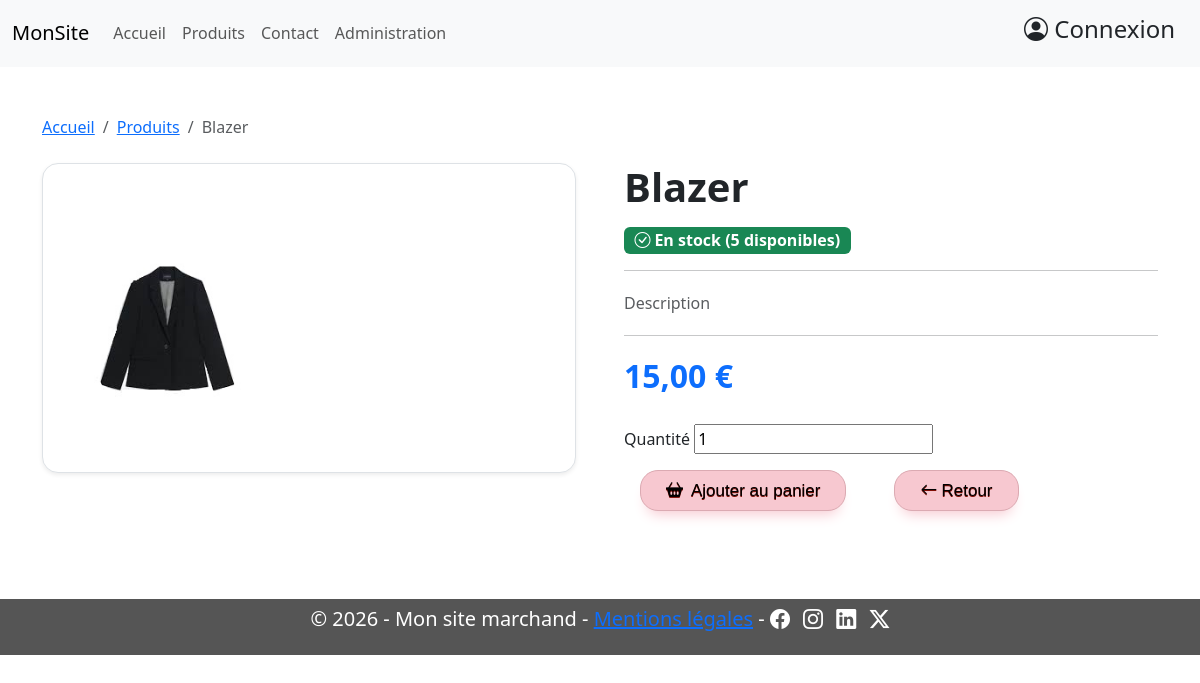
The page /index.php?page=produits_details&&idProduit=1 on the database its author committed.
### tables this page shows
CREATE TABLE `produit` (
  `IDPRODUIT` int(11) NOT NULL,
  `IDCATEGORIE` int(11) NOT NULL,
  `NOMPROD` varchar(32) DEFAULT NULL,
  `PRIX` decimal(8,2) NOT NULL,
  `STOCK` smallint(6) DEFAULT NULL,
  `DESCRIPTION` varchar(100) DEFAULT ' ',
  `NOMIMAGE` varchar(100) DEFAULT NULL
);

### index.php (called while the page is built)
<?php
if (isset($_GET['page'])){
    $page = $_GET['page'];
} else{
    $page = 'accueil';
}
include './head.php';
include $page.'.php';
include './footer.php';
?>

### produits_details.php (the view, shortened to what this page needs)
<?php
require_once("info_bdd.php");
if (isset($_GET['idProduit'])) {
    $idProduit = $_GET['idProduit'];
}
$statement = $mon_pdo->prepare("SELECT NOMPROD, NOMIMAGE, DESCRIPTION, PRIX, STOCK FROM `produit` WHERE IDPRODUIT = :id");
$statement->execute([':id' => $idProduit]);
$resultat = $statement->fetch();
?>
<div class="container py-5">
    <form action="ajout_panier_exe.php" method="post">
        <nav aria-label="breadcrumb" class="mb-4">
            <ol class="breadcrumb">
                <li class="breadcrumb-item"><a href="index.php?page=accueil">Accueil</a></li>
                <li class="breadcrumb-item"><a href="index.php?page=produits">Produits</a></li>
                <li class="breadcrumb-item active"><?php echo htmlspecialchars($resultat['NOMPROD']); ?></li>
            </ol>
        </nav>
        <div class="row g-5 align-items-start">
            <div class="col-md-6 text-center">
                <div class="border rounded-4 p-4 bg-white shadow-sm">
                    <img src="Images/<?php echo htmlspecialchars($resultat['NOMIMAGE']); ?>"
                        alt="<?php echo htmlspecialchars($resultat['NOMPROD']); ?>"
                        class="img-fluid rounded-3"
                        style="max-height: 400px; object-fit: contain;">
                </div>
            </div>
            <div class="col-md-6">
                <h1 class="fw-bold mb-3"><?php echo htmlspecialchars($resultat['NOMPROD']); ?></h1>
                <div class="mb-3">
                    <?php if ($resultat['STOCK'] > 0): ?>
                        <span class="badge bg-success fs-6">
                            <i class="bi bi-check-circle me-1"></i>En stock (<?php echo $resultat['STOCK']; ?> disponibles)
                        </span>
                    <?php else: ?>
                        <span class="badge bg-danger fs-6">
                            <i class="bi bi-x-circle me-1"></i>Rupture de stock
                        </span>
                    <?php endif; ?>
                </div>
                <hr>
                <p class="text-muted lh-lg"><?php echo htmlspecialchars($resultat['DESCRIPTION']); ?></p>
                <hr>
                <div class="mb-4">
                    <span class="fs-2 fw-bold text-primary"><?php echo number_format($resultat['PRIX'], 2, ',', ' '); ?> €</span>
                </div>
                <div>
                    <label for="quantite">Quantité</label>
                    <input type="number" id="quantite" name="quantite" value="1">
                </div>
                <div class="d-flex gap-3">
                    <button type="submit" class="myButton m-3"
                        <?php if ($resultat['STOCK'] == 0) echo 'disabled'; ?>>
                        <i class="bi bi-basket2-fill me-2"></i>Ajouter au panier
                    </button>
                    <a href="index.php?page=produits" class="myButton m-3">
                        <i class="bi bi-arrow-left me-1"></i>Retour
                    </a>
                </div>
            </div>
        </div>
</div>

### mesStyle.css (style rules this page uses)
img { display: block; width: 200px; height: 250px; padding: 20px; padding-bottom: 0px; }
.myButton { box-shadow: 0px 10px 14px -7px rgb(247, 200, 208); background:linear-gradient(to bottom, rgb(247, 200, 208) 5%, rgb(247, 200, 208) 100%); background-color:rgb(247, 200, 208); border-radius:18px; border:1px solid rgb(219, 170, 178); display:inline-block; cursor:pointer; color:#000000; font-family:Arial; font-size:17px; padding:7px 25px; text-decoration:none; text-shadow:0px 1px 0px #810e05; }

### rows shown on the page
produit: NOMPROD "Blazer", NOMIMAGE (picture), STOCK "5", DESCRIPTION "Description", PRIX "15,00"
